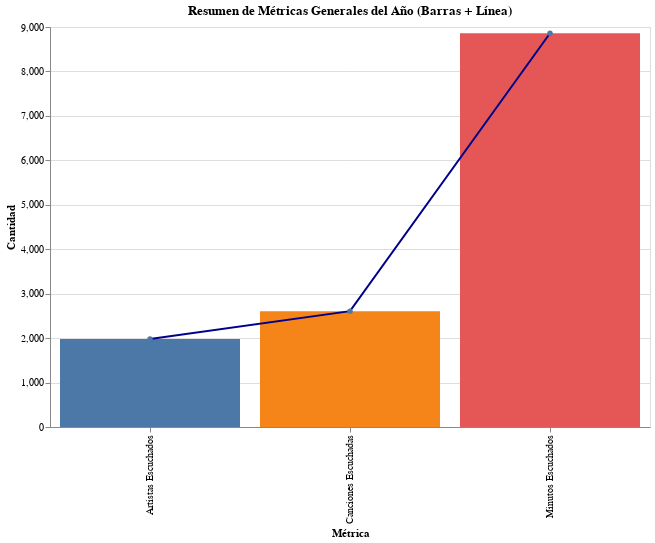

The notebook cell this image was saved under:
### Code cell
# Cálculos básicos
recently_played = sp.current_user_recently_played(limit=50) #La API sólo permite tus últimas 50 canciones
total_songs = len(recently_played['items'])
unique_artists = set(track['track']['artists'][0]['name'] for track in recently_played['items'])
unique_artists_count = len(unique_artists)

# Sumar duración de las canciones
total_duration_ms = sum(track['track']['duration_ms'] for track in recently_played['items'])
total_minutes = total_duration_ms / (1000 * 60)

# Estimación anual
dias_analizados = 7  # Supongamos que las 50 canciones son de la última semana
dias_totales_año = 365
estimated_minutes = (total_minutes / dias_analizados) * dias_totales_año
estimated_songs = (total_songs / dias_analizados) * dias_totales_año
estimated_artists = (unique_artists_count / dias_analizados) * dias_totales_año

# Imprimir métricas calculadas
print(f"Minutos escuchados: {round(estimated_minutes)}")
print(f"Canciones escuchadas: {round(estimated_songs)}")
print(f"Artistas escuchados: {round(estimated_artists)}")

# Crear datos para Altair
df_combined = pd.DataFrame({
    "Métrica": ['Minutos Escuchados', 'Canciones Escuchadas', 'Artistas Escuchados'],
    "Cantidad": [round(estimated_minutes), round(estimated_songs), round(estimated_artists)]
})

# Gráfico de barras
bar_chart = alt.Chart(df_combined).mark_bar().encode(
    x=alt.X("Métrica:N", title="Métrica"),
    y=alt.Y("Cantidad:Q", title="Cantidad"),
    color=alt.Color("Métrica:N", legend=None),
    tooltip=["Métrica", "Cantidad"]
)

# Línea superpuesta
line_chart = alt.Chart(df_combined).mark_line(point=True, color="darkblue").encode(
    x=alt.X("Métrica:N", title="Métrica"),
    y=alt.Y("Cantidad:Q"),
    tooltip=["Métrica", "Cantidad"]
)

# Combinar ambos gráficos
(bar_chart + line_chart).properties(
    title="Resumen de Métricas Generales del Año (Barras + Línea)",
    width=600,
    height=400
).display()

### Figure 1 — Vega-Lite specification as saved in the notebook (floating-point values rounded to 4 significant figures)
{"config": {"view": {"continuousWidth": 300, "continuousHeight": 300}}, "layer": [{"mark": {"type": "bar"}, "encoding": {"color": {"field": "Métrica", "legend": null, "type": "nominal"}, "tooltip": [{"field": "Métrica", "type": "nominal"}, {"field": "Cantidad", "type": "quantitative"}], "x": {"field": "Métrica", "title": "Métrica", "type": "nominal"}, "y": {"field": "Cantidad", "title": "Cantidad", "type": "quantitative"}}}, {"mark": {"type": "line", "color": "darkblue", "point": true}, "encoding": {"tooltip": [{"field": "Métrica", "type": "nominal"}, {"field": "Cantidad", "type": "quantitative"}], "x": {"field": "Métrica", "title": "Métrica", "type": "nominal"}, "y": {"field": "Cantidad", "type": "quantitative"}}}], "data": {"name": "data-db345611c566daf951399bbe381478cc"}, "height": 400, "title": "Resumen de Métricas Generales del Año (Barras + Línea)", "width": 600, "$schema": "https://vega.github.io/schema/vega-lite/v5.20.1.json", "datasets": {"data-db345611c566daf951399bbe381478cc": [{"Métrica": "Minutos Escuchados", "Cantidad": 8859}, {"Métrica": "Canciones Escuchadas", "Cantidad": 2607}, {"Métrica": "Artistas Escuchados", "Cantidad": 1981}]}}
